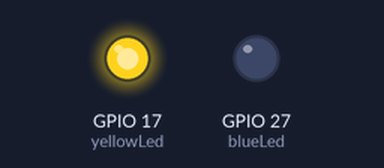
A program run on a simulated Raspberry Pi (BCM pin numbers). Parts: output pins drawn as LEDs (lit = HIGH). At 30.5 s the program stops and its outputs stay as they are.

Above: at 0.1 s.
At 12.6 s:
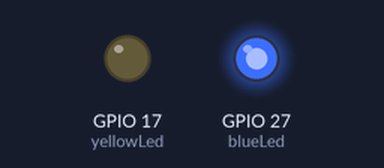
At 27.6 s:
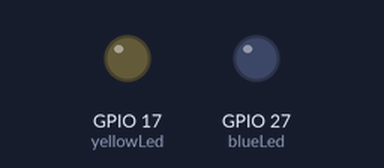
Timing chart, 0 to 29.1 s (numbered marks = the images above):
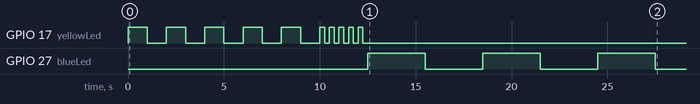

The program:

twoLEDs.py
```python
import RPi.GPIO as GPIO
from time import sleep

GPIO.setmode(GPIO.BCM)

yellowLed = 17
blueLed = 27

GPIO.setup(yellowLed, GPIO.OUT)
GPIO.setup(blueLed, GPIO.OUT)

for i in range(5):
    GPIO.output(yellowLed, True)
    sleep(1)
    GPIO.output(yellowLed, False)
    sleep(1)

for i in range(5):
    GPIO.output(yellowLed, True)
    sleep(.25)
    GPIO.output(yellowLed, False)
    sleep(.25)

for i in range(3):
    GPIO.output(blueLed, True)
    sleep(3)
    GPIO.output(blueLed, False)
    sleep(3)

GPIO.cleanup()
```

Measured:
- by itself, GPIO 17 (yellowLed): goes 5 × (HIGH 1.0 s, LOW 1.0 s), 4 × (HIGH 0.25 s, LOW 0.25 s), HIGH 0.25 s, then LOW
- by itself, GPIO 27 (blueLed): LOW → HIGH at 12.5 s, → LOW 3.0 s later, → HIGH 3.0 s later, → LOW 3.0 s later, … (6 changes in this stretch)
